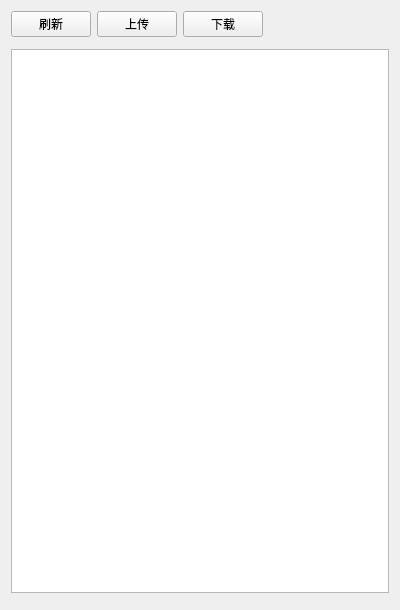
<?xml version="1.0" encoding="UTF-8"?>
<ui version="4.0">
 <class>ObjectsTableWidget</class>
 <widget class="QWidget" name="ObjectsTableWidget">
  <property name="geometry">
   <rect>
    <x>0</x>
    <y>0</y>
    <width>400</width>
    <height>610</height>
   </rect>
  </property>
  <property name="windowTitle">
   <string>Form</string>
  </property>
  <layout class="QVBoxLayout" name="verticalLayout">
   <item>
    <layout class="QHBoxLayout" name="horizontalLayout">
     <item>
      <widget class="QPushButton" name="buttonRefresh">
       <property name="text">
        <string>刷新</string>
       </property>
      </widget>
     </item>
     <item>
      <widget class="QPushButton" name="buttonUpload">
       <property name="text">
        <string>上传</string>
       </property>
      </widget>
     </item>
     <item>
      <widget class="QPushButton" name="buttonDownload">
       <property name="text">
        <string>下载</string>
       </property>
      </widget>
     </item>
     <item>
      <spacer name="horizontalSpacer">
       <property name="orientation">
        <enum>Qt::Orientation::Horizontal</enum>
       </property>
       <property name="sizeHint" stdset="0">
        <size>
         <width>40</width>
         <height>20</height>
        </size>
       </property>
      </spacer>
     </item>
    </layout>
   </item>
   <item>
    <widget class="BreadWidget" name="widgetBread" native="true"/>
   </item>
   <item>
    <widget class="QTableView" name="tableView"/>
   </item>
   <item>
    <widget class="PageWidget" name="widgetPage" native="true"/>
   </item>
  </layout>
 </widget>
 <customwidgets>
  <customwidget>
   <class>BreadWidget</class>
   <extends>QWidget</extends>
   <header>src/fend/uicom/breadwidget.h</header>
   <container>1</container>
  </customwidget>
  <customwidget>
   <class>PageWidget</class>
   <extends>QWidget</extends>
   <header>src/fend/uicom/pagewidget.h</header>
   <container>1</container>
  </customwidget>
 </customwidgets>
 <resources/>
 <connections/>
</ui>
